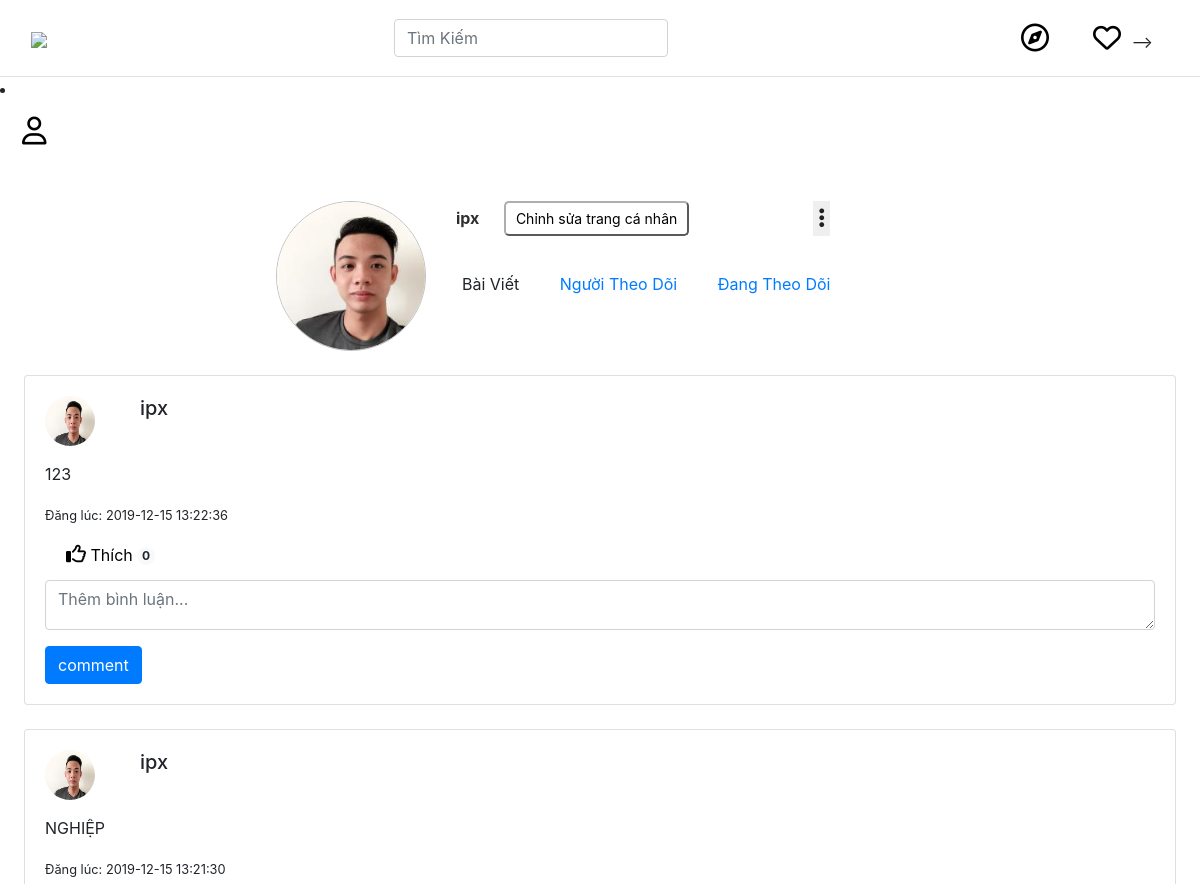
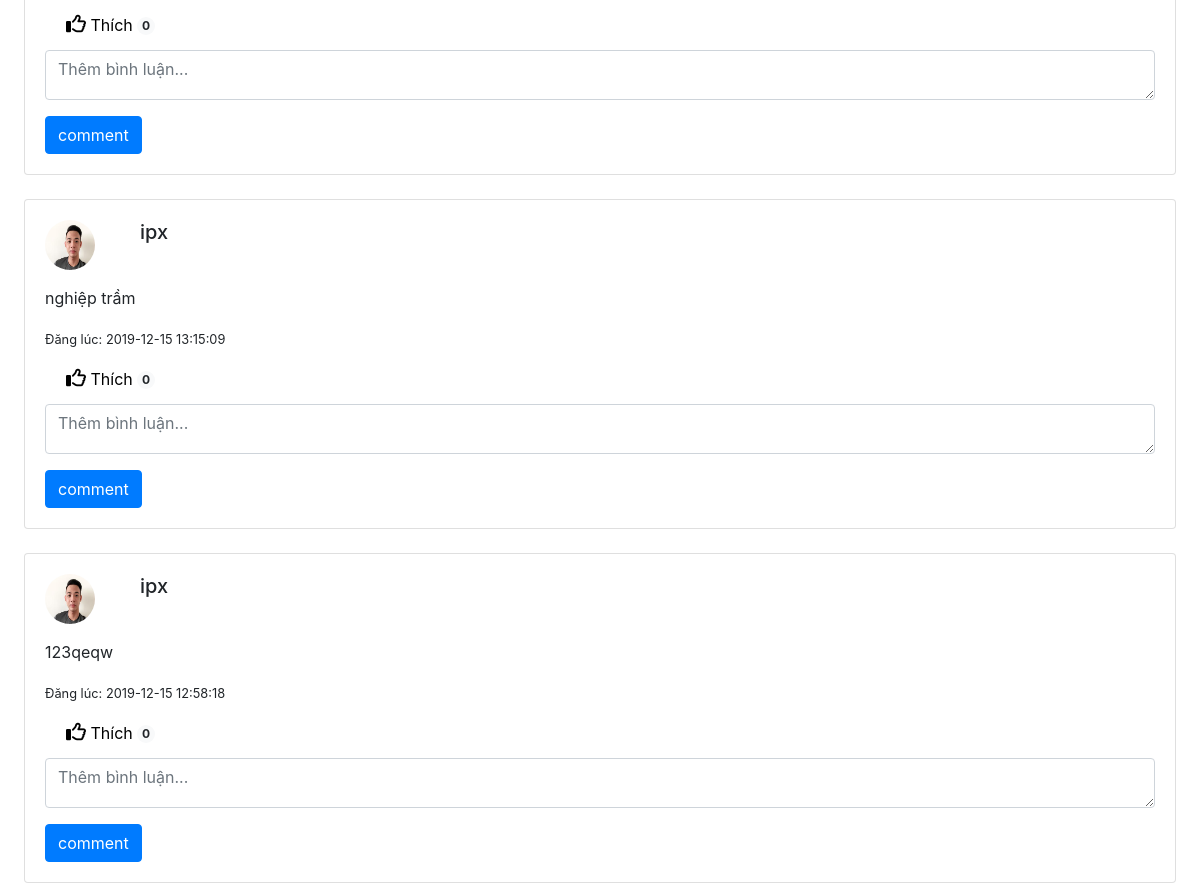
The app's page /userprofile.php (signed in, upper part), older data (2 pictures, top to bottom).
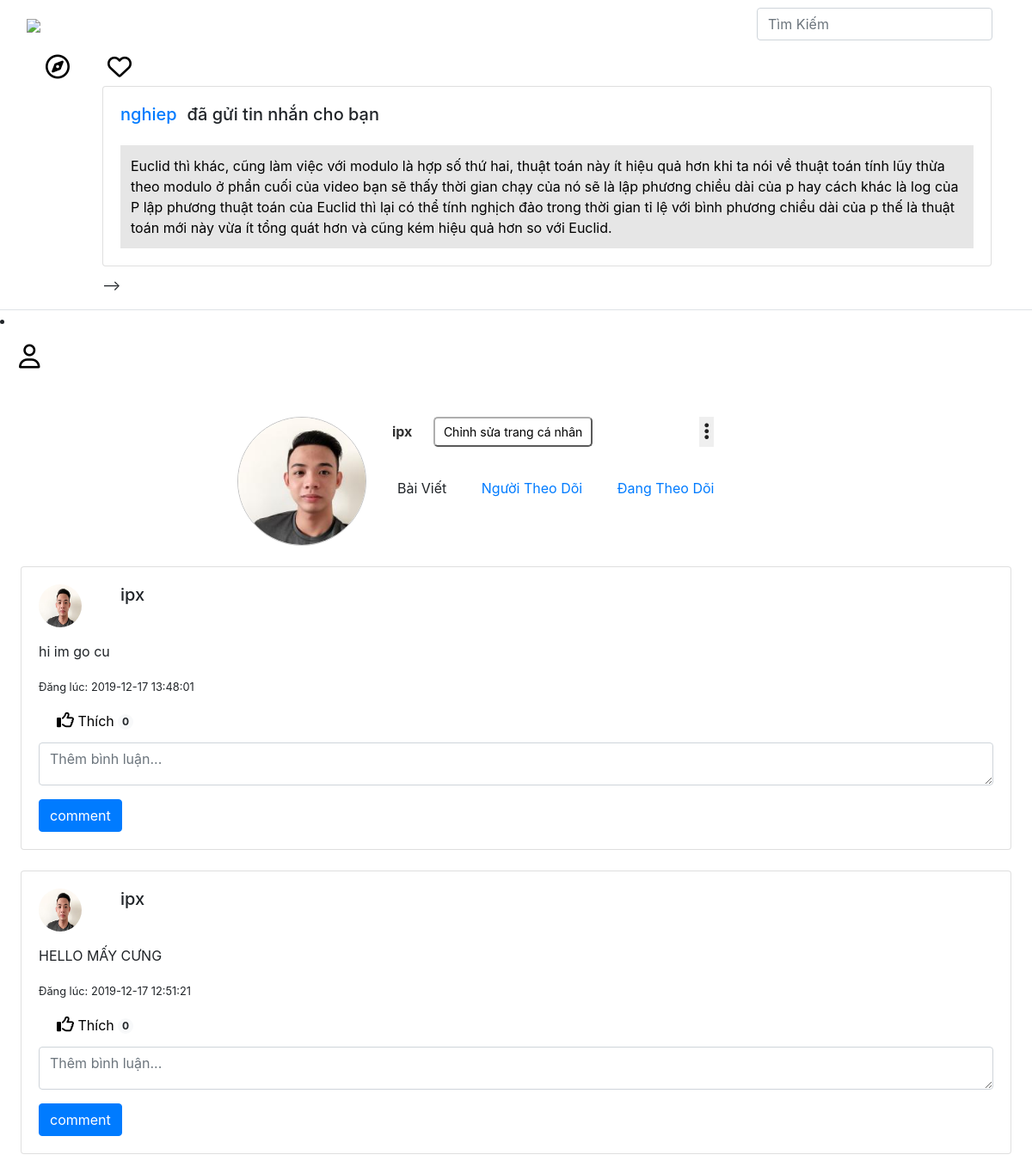
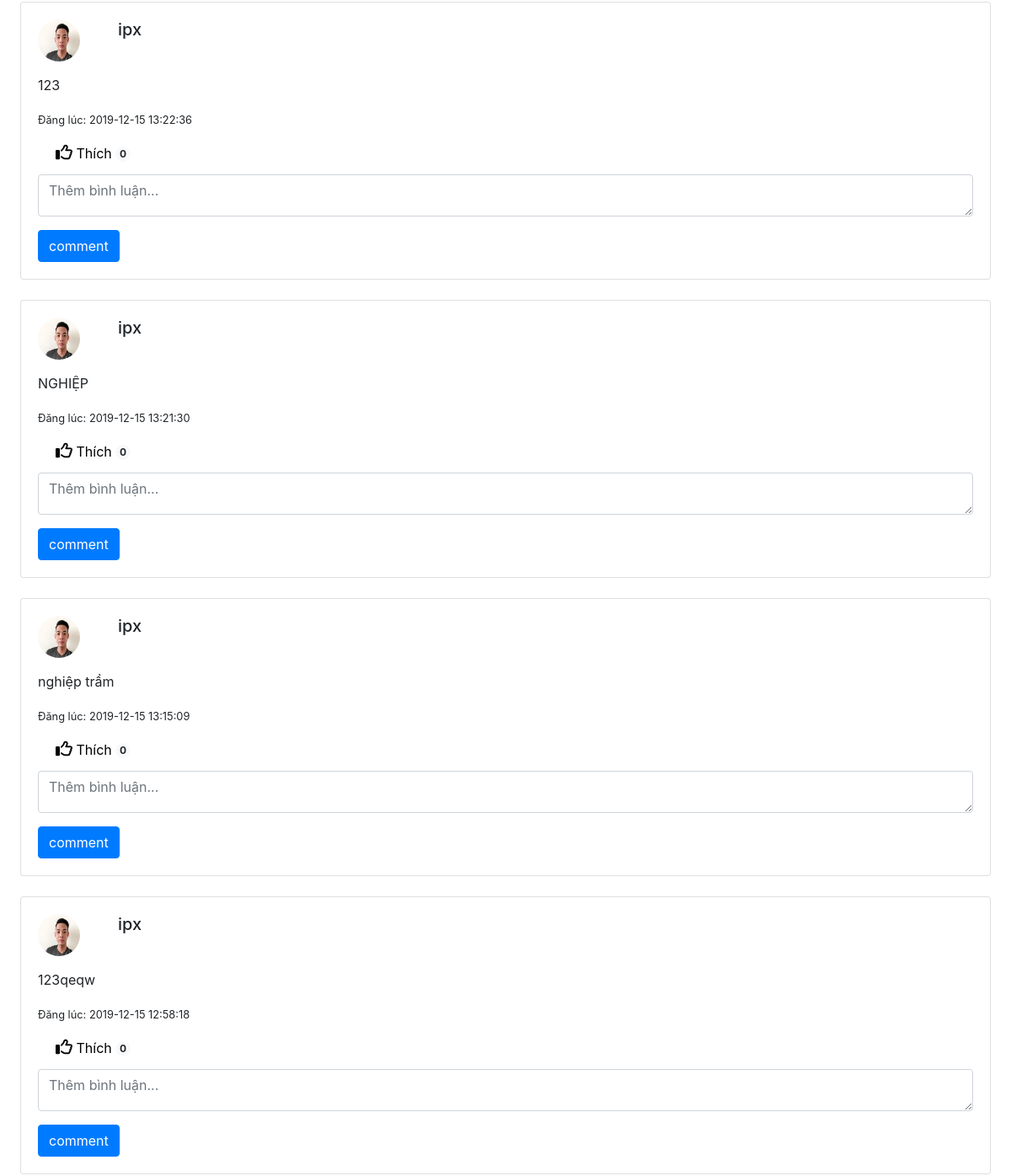
The same page, newer data (2 pictures, top to bottom).
### tables this page shows
CREATE TABLE `posts` (
  `id` int(11) NOT NULL,
  `userId` int(11) NOT NULL,
  `content` varchar(1024) NOT NULL,
  `createdAt` timestamp NOT NULL DEFAULT current_timestamp() ON UPDATE current_timestamp()
);

CREATE TABLE `users` (
  `id` int(11) NOT NULL,
  `fullname` varchar(255) NOT NULL,
  `phone` varchar(20) NOT NULL,
  `email` varchar(255) NOT NULL,
  `password` varchar(60) NOT NULL,
  `hasAvatar` int(11) DEFAULT 0,
  `status` int(11) DEFAULT 1,
  `code` varchar(16) NOT NULL,
  `code2` varchar(16) NOT NULL
);

CREATE TABLE `messages` (
  `id` int(11) NOT NULL,
  `content` text NOT NULL,
  `userId1` int(11) NOT NULL,
  `userId2` int(11) NOT NULL,
  `type` int(11) NOT NULL,
  `createdAt` timestamp NOT NULL DEFAULT current_timestamp() ON UPDATE current_timestamp()
);

### message.php (called while the page is built, shortened)
<?php
require_once 'init.php';
$conversations = getLatestConversations($currentUser['id']);
?>

### functions.php (called while the page is built, shortened)
<?php
function findUserById($id) {
  global $db;
  $stmt = $db->prepare("SELECT * FROM users WHERE id = ?");
  $stmt->execute(array($id));
  $user = $stmt->fetch(PDO::FETCH_ASSOC);
  return $user;
}
  function userLiked($post_id,$userid)
  {
    $conn= mysqli_connect ('localhost','root','', 'doan1');
    $sql = "SELECT * FROM likes WHERE userId=$userid
          AND post_id=$post_id ";
    $result = mysqli_query($conn, $sql);
    if (mysqli_num_rows($result) > 0) {
      return true;
    }else{
      return false;
    }
  }
  function getLikes($id)
    {
      global $db;
      $stmt = $db->prepare("SELECT COUNT(*) FROM likes WHERE post_id = ?");
      $stmt->execute(array($id));
      return $stmt->fetch(PDO::FETCH_ASSOC);
    }
  function getNewFeedsForProfile($userId) {
    global $db;
    $stmt = $db->prepare("SELECT p.id, p.userId, u.fullname as userFullname, u.hasAvatar as userHasAvatar, p.content, p.createdAt FROM posts as p LEFT JOIN users as u ON u.id = p.userId WHERE p.userId =$userId ORDER BY createdAt DESC");
    $stmt->execute();
    $posts = $stmt->fetchAll(PDO::FETCH_ASSOC);
    return $posts;
  }
function getLatestConversations($userId) {
  global $db;
  $stmt = $db->prepare("SELECT userId2 AS id, u.fullname, u.hasAvatar FROM messages AS m LEFT JOIN users AS u ON u.id = m.userId2 WHERE userId1 = ? GROUP BY userId2 ORDER BY createdAt DESC");
  $stmt->execute(array($userId));
  $result = $stmt->fetchAll(PDO::FETCH_ASSOC);
  for ($i = 0; $i < count($result); $i++) {
    $stmt = $db->prepare("SELECT * FROM messages WHERE userId1 = ? AND userId2 = ? ORDER BY createdAt DESC LIMIT 1");
    $stmt->execute(array($userId, $result[$i]['id']));
    $lastMessage = $stmt->fetch(PDO::FETCH_ASSOC);
    $result[$i]['lastMessage'] = $lastMessage;
  }
  return $result;
}
?>

### init.php (called while the page is built, shortened)
<?php
require_once('functions.php');
if (isset($_SESSION['userId'])) {
    $currentUser = findUserById($_SESSION['userId']);
  }

### userprofile.php (the view, shortened to what the changed rows need)
<?php
require_once 'init.php';
if ($currentUser) {
    $newFeeds = getNewFeedsForProfile($currentUser['id']);
   }
?>
<?php include 'InHeader.php'; ?>
<?php if (isset($_POST['fullname']) && isset($_POST['phone'])): ?>
<?php
$fullname = $currentUser['fullname'];
$phone = $currentUser['phone'];
$success = true;
?>
<?php if (!$success) : ?>
<?php header('Location: index.php') ?>
<?php else: ?>
<div class="alert alert-danger" role="alert">
    Vui lòng nhập đầy đủ thông tin!
</div>
<?php endif; ?>
<?php else: ?>
<?php foreach ($newFeeds as $post) :  ?>
    <div class="card" style="margin: 2vw;">
        <div class="card-body">
            <h5 class="card-title">
                <div class="row">
                    <div class="col">
                        <?php if ($post['userHasAvatar']) : ?>
                        <img class="avatar" src="./IMG/<?php echo $post['userId'] ?>.jpg">
                        <?php else : ?>
                        <img class="avatar" src="no-avatar.jpg">
                        <?php endif; ?>
                    </div>
                    <div class="col-11">
                        <?php echo $post['userFullname'] ?>
                    </div>
                </div>
            </h5>
            <p class="card-text">
                <p><?php echo $post['content'] ?></p>
                <small>Đăng lúc: <?php echo $post['createdAt'] ?></small>
            </p>
            <div class="row">
            <?php $countlike=getLikes($post['id']);
                           ;?>
           <div class="btn-group"style="position: relative;bottom:6px;left:23px">
                                               <?php if (userLiked($post['id'],$currentUser['id'])): ?>
                                               <a class="btn"name="unlike"id="unlike"href="like.php?from=userprofile&type=unlike&id=<?php echo $post['id'] ?>"><i style='font-size:20px' class='far fa-thumbs-up'data-toggle="tooltip" title="Cảm xúc của bạn với status này!!"></i> Thích  <span class="badge badge-primary  rounded-circle" ><?php echo implode(" ",$countlike);?></span></a>
                                               <?php else:?>
                                               <a class="btn"name="like"id="like"href="like.php?from=userprofile&type=like&id=<?php echo $post['id'] ?>"style='color:black'><i style='font-size:20px' class='far fa-thumbs-up'data-toggle="tooltip" title="Cảm xúc của bạn với status này!!"></i> Thích  <span class="badge badge-light  rounded-circle"><?php echo implode(" ",$countlike);?></span></a>
                                               <?php endif ?>
                </div>&emsp;&emsp;
            </div>
                                    <form action="comments.php?from=userprofile&type=upcommentindex&id=<?php echo $post['id'] ?>" method="POST" >
                                            <div class="form-group">
                                                <textarea style="height:50px" class="form-control" name="contents" id="contents" rows="3"placeholder="Thêm bình luận..."></textarea>
                                            </div>
                                            <button type="submit" class="btn btn-primary" name="upcomment">comment</button>
                                        </form>
        </div>
    </div>
<?php endforeach; ?>
<?php endif; ?>
<?php include 'Footer.php'; ?>

### notification.php (shortened to what the changed rows need)
<?php
require_once 'init.php';
$conversations = getLatestConversations($currentUser['id']);
?>
<div class="modal fade" id="notification" tabindex="-1" role="dialog" aria-labelledby="exampleModalLabel" aria-hidden="true">
<div class="modal-dialog" role="document">
  <?php foreach ($conversations as $conversation) : ?>
<div class="card" style="margin-bottom: 10px;">
  <div class="card-body">
    <h4 class="card-title">
        <a href="conversation.php?id=<?php echo $conversation['id'] ?>" style="font-size: 20px; float: left;"><?php echo $conversation['fullname'] ?></a>
          <p style="font-size: 20px; margin-left:1vw; float: left"> đã gửi tin nhắn cho bạn </p>
    </h4>
    <a href="conversation.php?id=<?php echo $conversation['id'] ?>" style="text-decoration: none; color: black">
    <br><form style="background-color: rgba(192,192,192,0.4); padding: 1vw; margin-top: 1vw">
    <?php echo $conversation['lastMessage']['content'] ?>
    </form>
    </a>
  </div>
</div>
<?php endforeach; ?> -->
</div>
</div>
</div>

Row changes from the older to the newer data that the page shows:
added messages: content "Euclid thì khác, cũng làm việc với modulo là hợp số thứ hai, thuật toán này ít hiệu quả hơn khi ta nói về thuật toán tính lũy thừa theo modulo ở phần cuối của video bạn sẽ thấy thời gian chạy của nó sẽ là lập phương chiều dài của p hay cách khác là log của P lập phương thuật toán của Euclid thì lại có thể tính nghịch đảo trong thời gian tỉ lệ với bình phương chiều dài của p thế là thuật toán mới này vừa ít tổng quát hơn và cũng kém hiệu quả hơn so với Euclid."
added posts: userId.fullname "ipx", content "hi im go cu", createdAt "2019-12-17 13:48:01", countlike "0"
added posts: userId.fullname "ipx", content "HELLO MẤY CƯNG", createdAt "2019-12-17 12:51:21", countlike "0"
Text that changed along with them:
new list line: "nghiep đã gửi tin nhắn cho bạn"
